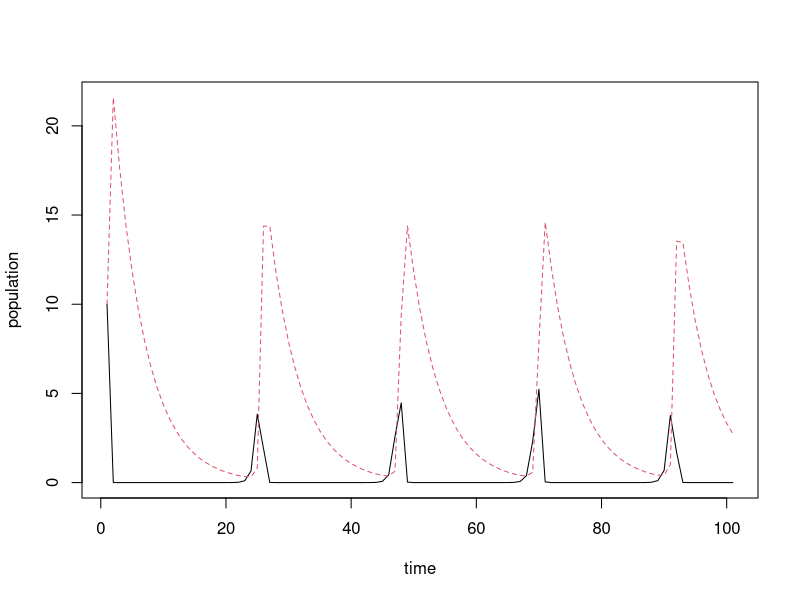
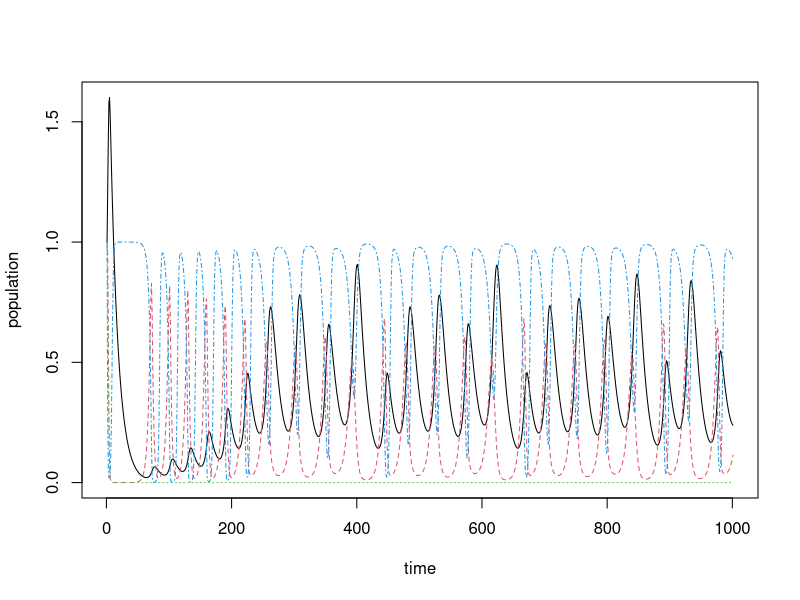

Write the R code that produced these figures, in order.
## ---- chunk 1
library(tidyverse); library(deSolve)
## ---- chunk 2
LotVmod <- function (Time, State, Pars) {
    with(as.list(c(State, Pars)), {
        dx = x*(alpha - beta*y)
        dy = -y*(gamma - delta*x)
        return(list(c(dx, dy)))
    })
}
 
Pars <- c(alpha = 2, beta = .5, gamma = .2, delta = .6)
State <- c(x = 10, y = 10)
Time <- seq(0, 100, by = 1)
 
out <- as.data.frame(ode(func = LotVmod, y = State, parms = Pars, times = Time))
 
matplot(out[,-1], type = "l", xlab = "time", ylab = "population")
## ---- chunk 3
VassFox <- function (Time, State, Pars) {
    with(as.list(c(State, Pars)), {
      #M_C1_j = M_C1_0 * exp()
      #M_C2_j = M_C2_0 * exp()
      
      dP = - (M_P * P) + ( ( (J_P * P) * ( (O_P_C1 * C1) + ( (1 - O_P_C1) * C2) ) ) / ( (O_P_C1 * C1) + ((1 - O_P_C1) * C2) + C_0) ) 
      dC1 = - (M_C1_0 * C1) + ( (O_C1_R * J_C1 * C1 * R) / (R + R_0_1) ) - ( (O_P_C1 * J_P * P * C1) / ( (O_P_C1 * C1) + ((1 - O_P_C1) * C2) + C_0) )
      dC2 = - (M_C2_0 * C2) + ( (O_C2_R * J_C2 * C2 * R) / (R + R_0_2) ) - ( (O_P_C1 * J_P * P * C2) / ( (O_P_C1 * C1) + ((1 - O_P_C1) * C2) + C_0) )
      dR = r * R * (1 - (R / K)) - ( (O_C1_R * J_C1 * C1 * R) / (R + R_0_1) ) - ( (O_C2_R * J_C2 * C2 * R) / (R + R_0_2) )
      
      return(list(c(dP, dC1, dC2, dR)))
      
    })
}


# from Table 1
pars <- c(
  # resource intrinsic rate of growth
  r = 1.0,
  # resource carrying capacity
  K = 1.0,
  # consumer 1 ingestion rate
  J_C1 = 0.8036,
  # consumer 2 ingestion rate
  J_C2 = 0.7,
  # predator ingestion rate
  J_P = 0.4,
  # medial consumer 1 mortality rate
  M_C1_0 = 0.4,
  # medial consumer 2 mortality rate
  M_C2_0 = 0.2,
  # predator mortality rate
  M_P = 0.08,
  # half saturation constant
  R_0_1 = 0.16129,
  R_0_2 = 0.9,
  C_0 = 0.5,
  # preference coefficient
  O_P_C1 = 0.92,
  O_C1_R = 1.0,
  O_C2_R = 0.98
)

State <- c(P = 1, C1 = 1, C2 = 1, R = 1)
Time <- seq(0, 1000, by = 1)
 
VF_out <- as.data.frame(ode(func = VassFox, y = State, parms = pars, times = Time))
matplot(VF_out[,-1], type = "l", xlab = "time", ylab = "population")
